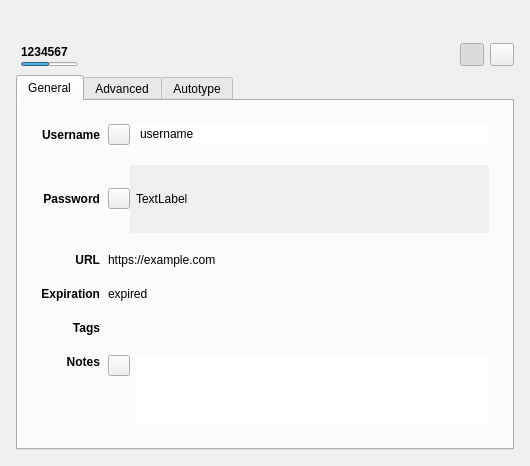
<?xml version='1.0' encoding='UTF-8'?>
<ui version="4.0">
 <class>EntryPreviewWidget</class>
 <widget class="QWidget" name="EntryPreviewWidget">
  <property name="geometry">
   <rect>
    <x>0</x>
    <y>0</y>
    <width>530</width>
    <height>257</height>
   </rect>
  </property>
  <layout class="QVBoxLayout" name="verticalLayout_7">
   <property name="spacing">
    <number>0</number>
   </property>
   <property name="leftMargin">
    <number>16</number>
   </property>
   <property name="topMargin">
    <number>16</number>
   </property>
   <property name="rightMargin">
    <number>16</number>
   </property>
   <property name="bottomMargin">
    <number>16</number>
   </property>
   <item>
    <widget class="QStackedWidget" name="stackedWidget">
     <property name="currentIndex">
      <number>0</number>
     </property>
     <widget class="QWidget" name="pageEntry">
      <layout class="QVBoxLayout" name="verticalLayout_3">
       <property name="leftMargin">
        <number>0</number>
       </property>
       <property name="topMargin">
        <number>0</number>
       </property>
       <property name="rightMargin">
        <number>0</number>
       </property>
       <property name="bottomMargin">
        <number>0</number>
       </property>
       <item>
        <layout class="QVBoxLayout" name="entryHorizontalLayout">
         <property name="sizeConstraint">
          <enum>QLayout::SetDefaultConstraint</enum>
         </property>
         <property name="leftMargin">
          <number>5</number>
         </property>
         <property name="topMargin">
          <number>3</number>
         </property>
         <property name="bottomMargin">
          <number>3</number>
         </property>
         <item>
          <layout class="QHBoxLayout" name="horizontalLayout">
           <property name="spacing">
            <number>12</number>
           </property>
           <item>
            <widget class="QLabel" name="entryIcon">
             <property name="sizePolicy">
              <sizepolicy hsizetype="Minimum" vsizetype="Preferred">
               <horstretch>0</horstretch>
               <verstretch>0</verstretch>
              </sizepolicy>
             </property>
             <property name="minimumSize">
              <size>
               <width>16</width>
               <height>0</height>
              </size>
             </property>
             <property name="text">
              <string />
             </property>
            </widget>
           </item>
           <item>
            <widget class="ElidedLabel" name="entryTitleLabel">
             <property name="sizePolicy">
              <sizepolicy hsizetype="Expanding" vsizetype="Preferred">
               <horstretch>0</horstretch>
               <verstretch>0</verstretch>
              </sizepolicy>
             </property>
             <property name="font">
              <font>
               <pointsize>12</pointsize>
              </font>
             </property>
             <property name="focusPolicy">
              <enum>Qt::ClickFocus</enum>
             </property>
             <property name="textFormat">
              <enum>Qt::PlainText</enum>
             </property>
             <property name="textInteractionFlags">
              <set>Qt::LinksAccessibleByMouse|Qt::TextSelectableByMouse</set>
             </property>
            </widget>
           </item>
          </layout>
         </item>
         <item>
          <layout class="QHBoxLayout" name="keystoneDetailActions">
           <item>
            <widget class="QWidget" name="entryTotp" native="true">
             <property name="minimumSize">
              <size>
               <width>0</width>
               <height>0</height>
              </size>
             </property>
             <layout class="QVBoxLayout" name="verticalLayout_2">
              <property name="spacing">
               <number>0</number>
              </property>
              <property name="leftMargin">
               <number>0</number>
              </property>
              <property name="topMargin">
               <number>0</number>
              </property>
              <property name="rightMargin">
               <number>0</number>
              </property>
              <property name="bottomMargin">
               <number>0</number>
              </property>
              <item>
               <widget class="QLabel" name="entryTotpLabel">
                <property name="font">
                 <font>
                  <bold>true</bold>
                 </font>
                </property>
                <property name="toolTip">
                 <string>Double click to copy to clipboard</string>
                </property>
                <property name="text">
                 <string notr="true">1234567</string>
                </property>
                <property name="textInteractionFlags">
                 <set>Qt::TextInteractionFlag::LinksAccessibleByMouse|Qt::TextInteractionFlag::TextSelectableByKeyboard|Qt::TextInteractionFlag::TextSelectableByMouse</set>
                </property>
               </widget>
              </item>
              <item>
               <widget class="QProgressBar" name="entryTotpProgress">
                <property name="maximumSize">
                 <size>
                  <width>57</width>
                  <height>4</height>
                 </size>
                </property>
                <property name="value">
                 <number>50</number>
                </property>
                <property name="textVisible">
                 <bool>false</bool>
                </property>
               </widget>
              </item>
             </layout>
            </widget>
           </item>
           <item>
            <widget class="QToolButton" name="entryTotpButton">
             <property name="toolTip">
              <string>Display current TOTP value</string>
             </property>
             <property name="text">
              <string />
             </property>
             <property name="checkable">
              <bool>true</bool>
             </property>
             <property name="checked">
              <bool>true</bool>
             </property>
            </widget>
           </item>
           <item>
            <widget class="QToolButton" name="entryCloseButton">
             <property name="toolTip">
              <string>Close</string>
             </property>
             <property name="text">
              <string />
             </property>
            </widget>
           </item>
          </layout>
         </item>
        </layout>
       </item>
       <item>
        <widget class="QTabWidget" name="entryTabWidget">
         <property name="currentIndex">
          <number>0</number>
         </property>
         <property name="documentMode">
          <bool>false</bool>
         </property>
         <property name="tabsClosable">
          <bool>false</bool>
         </property>
         <property name="movable">
          <bool>false</bool>
         </property>
         <widget class="QWidget" name="entryGeneralTab">
          <attribute name="title">
           <string>General</string>
          </attribute>
          <layout class="QVBoxLayout" name="verticalLayout_5">
           <item>
            <widget class="QWidget" name="entryGeneralWidget" native="true">
             <layout class="QGridLayout" name="gridLayout" rowstretch="0,0,0,0,0,0" columnstretch="0,1">
              <property name="leftMargin">
               <number>14</number>
              </property>
              <property name="topMargin">
               <number>14</number>
              </property>
              <property name="rightMargin">
               <number>14</number>
              </property>
              <property name="bottomMargin">
               <number>14</number>
              </property>
              <property name="horizontalSpacing">
               <number>8</number>
              </property>
              <property name="verticalSpacing">
               <number>20</number>
              </property>
              <item row="1" column="1">
               <layout class="QHBoxLayout" name="horizontalLayout_7">
                <item>
                 <widget class="QToolButton" name="togglePasswordButton">
                  <property name="text">
                   <string notr="true" />
                  </property>
                  <property name="iconSize">
                   <size>
                    <width>14</width>
                    <height>14</height>
                   </size>
                  </property>
                  <property name="checkable">
                   <bool>true</bool>
                  </property>
                 </widget>
                </item>
                <item>
                 <widget class="QScrollArea" name="passwordScrollArea">
                  <property name="frameShape">
                   <enum>QFrame::NoFrame</enum>
                  </property>
                  <property name="frameShadow">
                   <enum>QFrame::Plain</enum>
                  </property>
                  <property name="verticalScrollBarPolicy">
                   <enum>Qt::ScrollBarAlwaysOff</enum>
                  </property>
                  <property name="sizeAdjustPolicy">
                   <enum>QAbstractScrollArea::AdjustToContents</enum>
                  </property>
                  <property name="widgetResizable">
                   <bool>true</bool>
                  </property>
                  <widget class="QWidget" name="scrollAreaWidgetContents">
                   <property name="geometry">
                    <rect>
                     <x>0</x>
                     <y>0</y>
                     <width>157</width>
                     <height>63</height>
                    </rect>
                   </property>
                   <layout class="QHBoxLayout" name="horizontalLayout_8">
                    <property name="leftMargin">
                     <number>6</number>
                    </property>
                    <property name="topMargin">
                     <number>0</number>
                    </property>
                    <property name="rightMargin">
                     <number>0</number>
                    </property>
                    <property name="bottomMargin">
                     <number>0</number>
                    </property>
                    <item>
                     <widget class="QLabel" name="entryPasswordLabel">
                      <property name="focusPolicy">
                       <enum>Qt::ClickFocus</enum>
                      </property>
                      <property name="text">
                       <string notr="true">TextLabel</string>
                      </property>
                      <property name="textInteractionFlags">
                       <set>Qt::LinksAccessibleByMouse|Qt::TextSelectableByMouse</set>
                      </property>
                      <property name="blendIn" stdset="0">
                       <bool>true</bool>
                      </property>
                     </widget>
                    </item>
                   </layout>
                  </widget>
                 </widget>
                </item>
               </layout>
              </item>
              <item row="2" column="1">
               <widget class="ElidedLabel" name="entryUrlLabel">
                <property name="sizePolicy">
                 <sizepolicy hsizetype="Expanding" vsizetype="Preferred">
                  <horstretch>0</horstretch>
                  <verstretch>0</verstretch>
                 </sizepolicy>
                </property>
                <property name="minimumSize">
                 <size>
                  <width>150</width>
                  <height>0</height>
                 </size>
                </property>
                <property name="cursor">
                 <cursorShape>PointingHandCursor</cursorShape>
                </property>
                <property name="focusPolicy">
                 <enum>Qt::ClickFocus</enum>
                </property>
                <property name="text">
                 <string notr="true">https://example.com</string>
                </property>
                <property name="textFormat">
                 <enum>Qt::RichText</enum>
                </property>
                <property name="textInteractionFlags">
                 <set>Qt::TextBrowserInteraction</set>
                </property>
                <property name="blendIn" stdset="0">
                 <bool>true</bool>
                </property>
               </widget>
              </item>
              <item row="0" column="0">
               <widget class="QLabel" name="entryUsernameTitleLabel">
                <property name="sizePolicy">
                 <sizepolicy hsizetype="Minimum" vsizetype="Preferred">
                  <horstretch>0</horstretch>
                  <verstretch>0</verstretch>
                 </sizepolicy>
                </property>
                <property name="font">
                 <font>
                  <weight>75</weight>
                  <bold>true</bold>
                 </font>
                </property>
                <property name="layoutDirection">
                 <enum>Qt::LeftToRight</enum>
                </property>
                <property name="text">
                 <string>Username</string>
                </property>
                <property name="alignment">
                 <set>Qt::AlignRight|Qt::AlignTrailing|Qt::AlignVCenter</set>
                </property>
               </widget>
              </item>
              <item row="5" column="1">
               <layout class="QHBoxLayout" name="horizontalLayout_3" stretch="0,0">
                <property name="spacing">
                 <number>6</number>
                </property>
                <item alignment="Qt::AlignTop">
                 <widget class="QToolButton" name="toggleEntryNotesButton">
                  <property name="text">
                   <string />
                  </property>
                  <property name="iconSize">
                   <size>
                    <width>14</width>
                    <height>14</height>
                   </size>
                  </property>
                  <property name="checkable">
                   <bool>true</bool>
                  </property>
                 </widget>
                </item>
                <item>
                 <widget class="QTextEdit" name="entryNotesTextEdit">
                  <property name="focusPolicy">
                   <enum>Qt::ClickFocus</enum>
                  </property>
                  <property name="frameShape">
                   <enum>QFrame::NoFrame</enum>
                  </property>
                  <property name="frameShadow">
                   <enum>QFrame::Plain</enum>
                  </property>
                  <property name="lineWidth">
                   <number>0</number>
                  </property>
                  <property name="tabChangesFocus">
                   <bool>true</bool>
                  </property>
                  <property name="readOnly">
                   <bool>true</bool>
                  </property>
                  <property name="blendIn" stdset="0">
                   <bool>true</bool>
                  </property>
                  <property name="maximumHeight">
                   <number>110</number>
                  </property>
                 </widget>
                </item>
               </layout>
              </item>
              <item row="4" column="0">
               <widget class="QLabel" name="entryTagsTitleLabel">
                <property name="sizePolicy">
                 <sizepolicy hsizetype="Minimum" vsizetype="Preferred">
                  <horstretch>0</horstretch>
                  <verstretch>0</verstretch>
                 </sizepolicy>
                </property>
                <property name="font">
                 <font>
                  <weight>75</weight>
                  <bold>true</bold>
                 </font>
                </property>
                <property name="text">
                 <string>Tags</string>
                </property>
                <property name="alignment">
                 <set>Qt::AlignRight|Qt::AlignTrailing|Qt::AlignVCenter</set>
                </property>
               </widget>
              </item>
              <item row="0" column="1">
               <layout class="QHBoxLayout" name="horizontalLayout_6">
                <property name="spacing">
                 <number>8</number>
                </property>
                <item>
                 <widget class="QToolButton" name="toggleUsernameButton">
                  <property name="text">
                   <string />
                  </property>
                  <property name="iconSize">
                   <size>
                    <width>14</width>
                    <height>14</height>
                   </size>
                  </property>
                  <property name="checkable">
                   <bool>true</bool>
                  </property>
                 </widget>
                </item>
                <item>
                 <widget class="QLineEdit" name="entryUsernameLabel">
                  <property name="minimumSize">
                   <size>
                    <width>150</width>
                    <height>0</height>
                   </size>
                  </property>
                  <property name="focusPolicy">
                   <enum>Qt::ClickFocus</enum>
                  </property>
                  <property name="text">
                   <string notr="true">username</string>
                  </property>
                  <property name="frame">
                   <bool>false</bool>
                  </property>
                  <property name="cursorPosition">
                   <number>8</number>
                  </property>
                  <property name="dragEnabled">
                   <bool>true</bool>
                  </property>
                  <property name="readOnly">
                   <bool>true</bool>
                  </property>
                  <property name="blendIn" stdset="0">
                   <bool>true</bool>
                  </property>
                 </widget>
                </item>
               </layout>
              </item>
              <item row="4" column="1">
               <widget class="TagsEdit" name="entryTagsList" native="true">
                <property name="focusPolicy">
                 <enum>Qt::ClickFocus</enum>
                </property>
                <property name="accessibleName">
                 <string>Tags list</string>
                </property>
                <property name="blendIn" stdset="0">
                 <bool>true</bool>
                </property>
               </widget>
              </item>
              <item row="3" column="1">
               <widget class="QLabel" name="entryExpirationLabel">
                <property name="sizePolicy">
                 <sizepolicy hsizetype="Expanding" vsizetype="Preferred">
                  <horstretch>0</horstretch>
                  <verstretch>0</verstretch>
                 </sizepolicy>
                </property>
                <property name="focusPolicy">
                 <enum>Qt::ClickFocus</enum>
                </property>
                <property name="text">
                 <string notr="true">expired</string>
                </property>
                <property name="textFormat">
                 <enum>Qt::PlainText</enum>
                </property>
                <property name="textInteractionFlags">
                 <set>Qt::LinksAccessibleByMouse|Qt::TextSelectableByMouse</set>
                </property>
                <property name="blendIn" stdset="0">
                 <bool>true</bool>
                </property>
               </widget>
              </item>
              <item row="1" column="0">
               <widget class="QLabel" name="entryPasswordTitleLabel">
                <property name="sizePolicy">
                 <sizepolicy hsizetype="Minimum" vsizetype="Preferred">
                  <horstretch>0</horstretch>
                  <verstretch>0</verstretch>
                 </sizepolicy>
                </property>
                <property name="font">
                 <font>
                  <weight>75</weight>
                  <bold>true</bold>
                 </font>
                </property>
                <property name="text">
                 <string>Password</string>
                </property>
                <property name="alignment">
                 <set>Qt::AlignRight|Qt::AlignTrailing|Qt::AlignVCenter</set>
                </property>
               </widget>
              </item>
              <item row="5" column="0">
               <widget class="QLabel" name="entryNotesTitleLabel">
                <property name="sizePolicy">
                 <sizepolicy hsizetype="Minimum" vsizetype="Preferred">
                  <horstretch>0</horstretch>
                  <verstretch>0</verstretch>
                 </sizepolicy>
                </property>
                <property name="font">
                 <font>
                  <weight>75</weight>
                  <bold>true</bold>
                 </font>
                </property>
                <property name="text">
                 <string>Notes</string>
                </property>
                <property name="alignment">
                 <set>Qt::AlignRight|Qt::AlignTop|Qt::AlignTrailing</set>
                </property>
               </widget>
              </item>
              <item row="3" column="0">
               <widget class="QLabel" name="entryExpirationTitleLabel">
                <property name="sizePolicy">
                 <sizepolicy hsizetype="Minimum" vsizetype="Preferred">
                  <horstretch>0</horstretch>
                  <verstretch>0</verstretch>
                 </sizepolicy>
                </property>
                <property name="font">
                 <font>
                  <weight>75</weight>
                  <bold>true</bold>
                 </font>
                </property>
                <property name="text">
                 <string>Expiration</string>
                </property>
                <property name="alignment">
                 <set>Qt::AlignRight|Qt::AlignTrailing|Qt::AlignVCenter</set>
                </property>
               </widget>
              </item>
              <item row="2" column="0">
               <widget class="QLabel" name="entryUrlTitleLabel">
                <property name="sizePolicy">
                 <sizepolicy hsizetype="Minimum" vsizetype="Preferred">
                  <horstretch>0</horstretch>
                  <verstretch>0</verstretch>
                 </sizepolicy>
                </property>
                <property name="font">
                 <font>
                  <weight>75</weight>
                  <bold>true</bold>
                 </font>
                </property>
                <property name="text">
                 <string>URL</string>
                </property>
                <property name="alignment">
                 <set>Qt::AlignRight|Qt::AlignTrailing|Qt::AlignVCenter</set>
                </property>
               </widget>
              </item>
             </layout>
             <property name="sizePolicy">
              <sizepolicy hsizetype="Expanding" vsizetype="Maximum">
               <horstretch>0</horstretch>
               <verstretch>0</verstretch>
              </sizepolicy>
             </property>
            </widget>
           </item>
           <item>
            <spacer name="keystoneDetailSpacer">
             <property name="orientation">
              <enum>Qt::Vertical</enum>
             </property>
             <property name="sizeHint" stdset="0">
              <size>
               <width>20</width>
               <height>40</height>
              </size>
             </property>
            </spacer>
           </item>
          </layout>
         </widget>
         <widget class="QWidget" name="entryAdvancedTab">
          <attribute name="title">
           <string>Advanced</string>
          </attribute>
          <layout class="QGridLayout" name="gridLayout_1">
           <property name="leftMargin">
            <number>5</number>
           </property>
           <property name="topMargin">
            <number>5</number>
           </property>
           <property name="rightMargin">
            <number>5</number>
           </property>
           <property name="bottomMargin">
            <number>5</number>
           </property>
           <property name="horizontalSpacing">
            <number>8</number>
           </property>
           <item row="0" column="1">
            <widget class="QLabel" name="attachmentsTitleLabel">
             <property name="sizePolicy">
              <sizepolicy hsizetype="Minimum" vsizetype="Preferred">
               <horstretch>0</horstretch>
               <verstretch>0</verstretch>
              </sizepolicy>
             </property>
             <property name="font">
              <font>
               <weight>75</weight>
               <bold>true</bold>
              </font>
             </property>
             <property name="text">
              <string>Attachments</string>
             </property>
            </widget>
           </item>
           <item row="1" column="1">
            <widget class="EntryAttachmentsWidget" name="entryAttachmentsWidget" native="true">
             <property name="sizePolicy">
              <sizepolicy hsizetype="Expanding" vsizetype="Expanding">
               <horstretch>0</horstretch>
               <verstretch>0</verstretch>
              </sizepolicy>
             </property>
             <property name="focusPolicy">
              <enum>Qt::ClickFocus</enum>
             </property>
            </widget>
           </item>
           <item row="0" column="0">
            <widget class="QLabel" name="attributesTitleLabel">
             <property name="sizePolicy">
              <sizepolicy hsizetype="Minimum" vsizetype="Preferred">
               <horstretch>0</horstretch>
               <verstretch>0</verstretch>
              </sizepolicy>
             </property>
             <property name="font">
              <font>
               <weight>75</weight>
               <bold>true</bold>
              </font>
             </property>
             <property name="text">
              <string>Attributes</string>
             </property>
            </widget>
           </item>
           <item row="1" column="0">
            <widget class="QTableWidget" name="entryAttributesTable">
             <property name="focusPolicy">
              <enum>Qt::NoFocus</enum>
             </property>
             <property name="styleSheet">
              <string notr="true">QTableView::item {padding: 3px;}</string>
             </property>
             <property name="frameShape">
              <enum>QFrame::NoFrame</enum>
             </property>
             <property name="editTriggers">
              <set>QAbstractItemView::NoEditTriggers</set>
             </property>
             <property name="showDropIndicator" stdset="0">
              <bool>false</bool>
             </property>
             <property name="selectionMode">
              <enum>QAbstractItemView::NoSelection</enum>
             </property>
             <property name="showGrid">
              <bool>false</bool>
             </property>
             <property name="cornerButtonEnabled">
              <bool>false</bool>
             </property>
             <attribute name="horizontalHeaderVisible">
              <bool>false</bool>
             </attribute>
             <attribute name="horizontalHeaderStretchLastSection">
              <bool>true</bool>
             </attribute>
             <attribute name="verticalHeaderVisible">
              <bool>false</bool>
             </attribute>
            </widget>
           </item>
          </layout>
         </widget>
         <widget class="QWidget" name="entryAutotypeTab">
          <attribute name="title">
           <string>Autotype</string>
          </attribute>
          <layout class="QVBoxLayout" name="verticalLayout_4">
           <item>
            <widget class="QWidget" name="entryAutotypeWidget" native="true">
             <layout class="QGridLayout" name="gridLayout_3">
              <property name="leftMargin">
               <number>0</number>
              </property>
              <property name="topMargin">
               <number>0</number>
              </property>
              <property name="rightMargin">
               <number>0</number>
              </property>
              <property name="bottomMargin">
               <number>5</number>
              </property>
              <item row="0" column="0">
               <widget class="QLabel" name="entrySequenceTitleLabel">
                <property name="sizePolicy">
                 <sizepolicy hsizetype="Minimum" vsizetype="Preferred">
                  <horstretch>0</horstretch>
                  <verstretch>0</verstretch>
                 </sizepolicy>
                </property>
                <property name="font">
                 <font>
                  <weight>75</weight>
                  <bold>true</bold>
                 </font>
                </property>
                <property name="text">
                 <string>Default Sequence</string>
                </property>
                <property name="alignment">
                 <set>Qt::AlignRight|Qt::AlignTop|Qt::AlignTrailing</set>
                </property>
               </widget>
              </item>
              <item row="0" column="1">
               <widget class="QLabel" name="entrySequenceLabel">
                <property name="sizePolicy">
                 <sizepolicy hsizetype="Expanding" vsizetype="Preferred">
                  <horstretch>0</horstretch>
                  <verstretch>0</verstretch>
                 </sizepolicy>
                </property>
                <property name="text">
                 <string notr="true">sequence</string>
                </property>
                <property name="alignment">
                 <set>Qt::AlignLeading|Qt::AlignLeft|Qt::AlignVCenter</set>
                </property>
                <property name="wordWrap">
                 <bool>true</bool>
                </property>
               </widget>
              </item>
             </layout>
            </widget>
           </item>
           <item>
            <widget class="QTreeWidget" name="entryAutotypeTree">
             <property name="focusPolicy">
              <enum>Qt::NoFocus</enum>
             </property>
             <property name="frameShadow">
              <enum>QFrame::Sunken</enum>
             </property>
             <property name="showDropIndicator" stdset="0">
              <bool>true</bool>
             </property>
             <property name="selectionMode">
              <enum>QAbstractItemView::NoSelection</enum>
             </property>
             <property name="rootIsDecorated">
              <bool>true</bool>
             </property>
             <property name="wordWrap">
              <bool>false</bool>
             </property>
             <property name="columnCount">
              <number>2</number>
             </property>
             <attribute name="headerCascadingSectionResizes">
              <bool>false</bool>
             </attribute>
             <attribute name="headerMinimumSectionSize">
              <number>50</number>
             </attribute>
             <attribute name="headerDefaultSectionSize">
              <number>250</number>
             </attribute>
             <attribute name="headerStretchLastSection">
              <bool>true</bool>
             </attribute>
             <column>
              <property name="text">
               <string>Window</string>
              </property>
             </column>
             <column>
              <property name="text">
               <string>Sequence</string>
              </property>
             </column>
            </widget>
           </item>
          </layout>
         </widget>
        </widget>
       </item>
      </layout>
     </widget>
     <widget class="QWidget" name="pageGroup">
      <layout class="QVBoxLayout" name="verticalLayout_13">
       <property name="leftMargin">
        <number>0</number>
       </property>
       <property name="topMargin">
        <number>0</number>
       </property>
       <property name="rightMargin">
        <number>0</number>
       </property>
       <property name="bottomMargin">
        <number>0</number>
       </property>
       <item>
        <layout class="QHBoxLayout" name="groupHorizontalLayout" stretch="0,0">
         <property name="sizeConstraint">
          <enum>QLayout::SetDefaultConstraint</enum>
         </property>
         <property name="leftMargin">
          <number>5</number>
         </property>
         <property name="topMargin">
          <number>3</number>
         </property>
         <property name="bottomMargin">
          <number>3</number>
         </property>
         <item>
          <layout class="QHBoxLayout" name="horizontalLayout_5">
           <property name="spacing">
            <number>12</number>
           </property>
           <item>
            <widget class="QLabel" name="groupIcon">
             <property name="sizePolicy">
              <sizepolicy hsizetype="Minimum" vsizetype="Preferred">
               <horstretch>0</horstretch>
               <verstretch>0</verstretch>
              </sizepolicy>
             </property>
             <property name="text">
              <string />
             </property>
            </widget>
           </item>
           <item>
            <widget class="ElidedLabel" name="groupTitleLabel">
             <property name="sizePolicy">
              <sizepolicy hsizetype="Expanding" vsizetype="Preferred">
               <horstretch>0</horstretch>
               <verstretch>0</verstretch>
              </sizepolicy>
             </property>
             <property name="font">
              <font>
               <pointsize>12</pointsize>
              </font>
             </property>
             <property name="textFormat">
              <enum>Qt::AutoText</enum>
             </property>
            </widget>
           </item>
          </layout>
         </item>
         <item>
          <widget class="QToolButton" name="groupCloseButton">
           <property name="toolTip">
            <string>Close</string>
           </property>
           <property name="text">
            <string />
           </property>
          </widget>
         </item>
        </layout>
       </item>
       <item>
        <widget class="QTabWidget" name="groupTabWidget">
         <property name="currentIndex">
          <number>0</number>
         </property>
         <property name="documentMode">
          <bool>false</bool>
         </property>
         <property name="tabsClosable">
          <bool>false</bool>
         </property>
         <property name="movable">
          <bool>false</bool>
         </property>
         <widget class="QWidget" name="groupGeneralTab">
          <attribute name="title">
           <string>General</string>
          </attribute>
          <layout class="QVBoxLayout" name="verticalLayout_8">
           <item>
            <widget class="QWidget" name="groupGeneralWidget" native="true">
             <layout class="QGridLayout" name="gridLayout_2" rowstretch="0,0,0,1">
              <property name="leftMargin">
               <number>0</number>
              </property>
              <property name="topMargin">
               <number>0</number>
              </property>
              <property name="rightMargin">
               <number>0</number>
              </property>
              <property name="bottomMargin">
               <number>0</number>
              </property>
              <item row="2" column="2">
               <widget class="QLabel" name="groupExpirationLabel">
                <property name="sizePolicy">
                 <sizepolicy hsizetype="Expanding" vsizetype="Preferred">
                  <horstretch>0</horstretch>
                  <verstretch>0</verstretch>
                 </sizepolicy>
                </property>
               </widget>
              </item>
              <item row="0" column="0">
               <widget class="QLabel" name="groupAutotypeTitleLabel">
                <property name="sizePolicy">
                 <sizepolicy hsizetype="Minimum" vsizetype="Preferred">
                  <horstretch>0</horstretch>
                  <verstretch>0</verstretch>
                 </sizepolicy>
                </property>
                <property name="font">
                 <font>
                  <weight>75</weight>
                  <bold>true</bold>
                 </font>
                </property>
                <property name="text">
                 <string>Autotype</string>
                </property>
                <property name="alignment">
                 <set>Qt::AlignRight|Qt::AlignTrailing|Qt::AlignVCenter</set>
                </property>
               </widget>
              </item>
              <item row="1" column="2">
               <widget class="QLabel" name="groupSearchingLabel">
                <property name="sizePolicy">
                 <sizepolicy hsizetype="Expanding" vsizetype="Preferred">
                  <horstretch>0</horstretch>
                  <verstretch>0</verstretch>
                 </sizepolicy>
                </property>
               </widget>
              </item>
              <item row="2" column="0">
               <widget class="QLabel" name="groupExpirationTitleLabel">
                <property name="sizePolicy">
                 <sizepolicy hsizetype="Minimum" vsizetype="Preferred">
                  <horstretch>0</horstretch>
                  <verstretch>0</verstretch>
                 </sizepolicy>
                </property>
                <property name="font">
                 <font>
                  <weight>75</weight>
                  <bold>true</bold>
                 </font>
                </property>
                <property name="text">
                 <string>Expiration</string>
                </property>
                <property name="alignment">
                 <set>Qt::AlignRight|Qt::AlignTrailing|Qt::AlignVCenter</set>
                </property>
               </widget>
              </item>
              <item row="1" column="0">
               <widget class="QLabel" name="groupSearchingTitleLabel">
                <property name="sizePolicy">
                 <sizepolicy hsizetype="Minimum" vsizetype="Preferred">
                  <horstretch>0</horstretch>
                  <verstretch>0</verstretch>
                 </sizepolicy>
                </property>
                <property name="font">
                 <font>
                  <weight>75</weight>
                  <bold>true</bold>
                 </font>
                </property>
                <property name="text">
                 <string>Searching</string>
                </property>
                <property name="alignment">
                 <set>Qt::AlignRight|Qt::AlignTrailing|Qt::AlignVCenter</set>
                </property>
               </widget>
              </item>
              <item row="3" column="0">
               <widget class="QLabel" name="groupNotesTitleLabel">
                <property name="sizePolicy">
                 <sizepolicy hsizetype="Minimum" vsizetype="Preferred">
                  <horstretch>0</horstretch>
                  <verstretch>0</verstretch>
                 </sizepolicy>
                </property>
                <property name="font">
                 <font>
                  <weight>75</weight>
                  <bold>true</bold>
                 </font>
                </property>
                <property name="text">
                 <string>Notes</string>
                </property>
                <property name="alignment">
                 <set>Qt::AlignRight|Qt::AlignTop|Qt::AlignTrailing</set>
                </property>
               </widget>
              </item>
              <item row="3" column="1" colspan="2">
               <layout class="QHBoxLayout" name="horizontalLayout_4" stretch="0,0">
                <property name="spacing">
                 <number>6</number>
                </property>
                <item alignment="Qt::AlignTop">
                 <widget class="QToolButton" name="toggleGroupNotesButton">
                  <property name="text">
                   <string />
                  </property>
                  <property name="checkable">
                   <bool>true</bool>
                  </property>
                 </widget>
                </item>
                <item>
                 <widget class="QTextEdit" name="groupNotesTextEdit">
                  <property name="focusPolicy">
                   <enum>Qt::ClickFocus</enum>
                  </property>
                  <property name="frameShape">
                   <enum>QFrame::NoFrame</enum>
                  </property>
                  <property name="frameShadow">
                   <enum>QFrame::Plain</enum>
                  </property>
                  <property name="lineWidth">
                   <number>0</number>
                  </property>
                  <property name="tabChangesFocus">
                   <bool>true</bool>
                  </property>
                  <property name="readOnly">
                   <bool>true</bool>
                  </property>
                  <property name="blendIn" stdset="0">
                   <bool>true</bool>
                  </property>
                 </widget>
                </item>
               </layout>
              </item>
              <item row="0" column="2">
               <widget class="QLabel" name="groupAutotypeLabel">
                <property name="sizePolicy">
                 <sizepolicy hsizetype="Expanding" vsizetype="Preferred">
                  <horstretch>0</horstretch>
                  <verstretch>0</verstretch>
                 </sizepolicy>
                </property>
               </widget>
              </item>
             </layout>
            </widget>
           </item>
          </layout>
         </widget>
         <widget class="QWidget" name="groupShareTab">
          <attribute name="title">
           <string>Share</string>
          </attribute>
          <layout class="QVBoxLayout" name="verticalLayout_12">
           <item>
            <widget class="QWidget" name="groupShareWidget" native="true">
             <layout class="QGridLayout" name="gridLayout_4">
              <property name="leftMargin">
               <number>0</number>
              </property>
              <property name="topMargin">
               <number>0</number>
              </property>
              <property name="rightMargin">
               <number>0</number>
              </property>
              <property name="bottomMargin">
               <number>0</number>
              </property>
              <item row="1" column="1">
               <widget class="QLabel" name="groupSharePathLabel">
                <property name="sizePolicy">
                 <sizepolicy hsizetype="Expanding" vsizetype="Preferred">
                  <horstretch>0</horstretch>
                  <verstretch>0</verstretch>
                 </sizepolicy>
                </property>
                <property name="text">
                 <string notr="true">&lt;path&gt;</string>
                </property>
               </widget>
              </item>
              <item row="1" column="0">
               <widget class="QLabel" name="groupShareTypeLabel">
                <property name="font">
                 <font>
                  <weight>75</weight>
                  <bold>true</bold>
                 </font>
                </property>
                <property name="text">
                 <string notr="true">&lt;type&gt;</string>
                </property>
                <property name="alignment">
                 <set>Qt::AlignRight|Qt::AlignTrailing|Qt::AlignVCenter</set>
                </property>
               </widget>
              </item>
              <item row="2" column="1">
               <spacer name="verticalSpacer">
                <property name="orientation">
                 <enum>Qt::Vertical</enum>
                </property>
                <property name="sizeHint" stdset="0">
                 <size>
                  <width>20</width>
                  <height>147</height>
                 </size>
                </property>
               </spacer>
              </item>
             </layout>
            </widget>
           </item>
          </layout>
         </widget>
        </widget>
       </item>
      </layout>
     </widget>
    </widget>
   </item>
  </layout>
  <action name="searchIcon">
   <property name="text">
    <string>Search</string>
   </property>
  </action>
  <action name="clearIcon">
   <property name="text">
    <string>Clear</string>
   </property>
  </action>
 </widget>
 <customwidgets>
  <customwidget>
   <class>EntryAttachmentsWidget</class>
   <extends>QWidget</extends>
   <header>gui/entry/EntryAttachmentsWidget.h</header>
   <container>1</container>
  </customwidget>
  <customwidget>
   <class>ElidedLabel</class>
   <extends>QLabel</extends>
   <header>gui/widgets/ElidedLabel.h</header>
  </customwidget>
  <customwidget>
   <class>TagsEdit</class>
   <extends>QWidget</extends>
   <header>gui/tag/TagsEdit.h</header>
   <container>1</container>
  </customwidget>
 </customwidgets>
 <tabstops>
  <tabstop>entryTotpButton</tabstop>
  <tabstop>entryCloseButton</tabstop>
  <tabstop>entryTabWidget</tabstop>
  <tabstop>togglePasswordButton</tabstop>
  <tabstop>toggleEntryNotesButton</tabstop>
  <tabstop>groupTabWidget</tabstop>
  <tabstop>toggleGroupNotesButton</tabstop>
  <tabstop>groupCloseButton</tabstop>
 </tabstops>
 <resources />
 <connections />
</ui>
